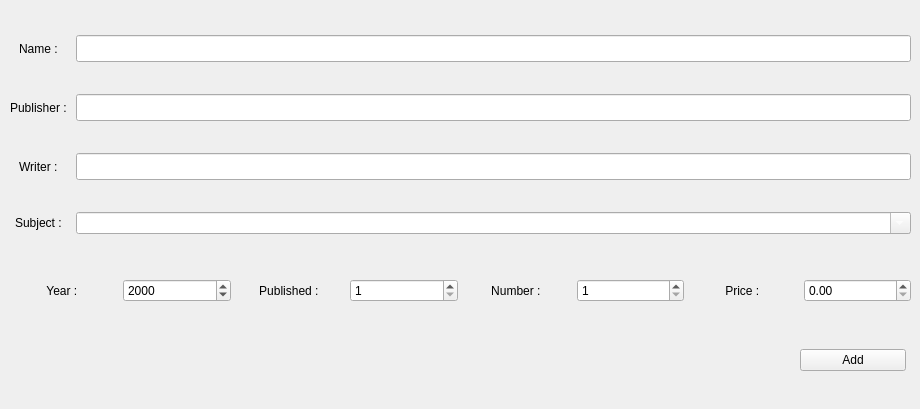
    <widget class="QWidget" name="tab_3">
     <attribute name="title">
      <string>Add Book</string>
     </attribute>
     <widget class="QWidget" name="gridLayoutWidget_3">
      <property name="geometry">
       <rect>
        <x>10</x>
        <y>9</y>
        <width>901</width>
        <height>251</height>
       </rect>
      </property>
      <layout class="QGridLayout" name="gridLayout_3">
       <item row="3" column="0">
        <widget class="QLabel" name="label_7">
         <property name="text">
          <string>Subject : </string>
         </property>
         <property name="alignment">
          <set>Qt::AlignCenter</set>
         </property>
        </widget>
       </item>
       <item row="0" column="0">
        <widget class="QLabel" name="label">
         <property name="text">
          <string>Name : </string>
         </property>
         <property name="alignment">
          <set>Qt::AlignCenter</set>
         </property>
        </widget>
       </item>
       <item row="0" column="1">
        <widget class="QLineEdit" name="lineEdit_2">
         <property name="font">
          <font>
           <pointsize>12</pointsize>
          </font>
         </property>
         <property name="styleSheet">
          <string notr="true">color: rgb(255, 255, 255);</string>
         </property>
        </widget>
       </item>
       <item row="2" column="0">
        <widget class="QLabel" name="label_3">
         <property name="text">
          <string>Writer : </string>
         </property>
         <property name="alignment">
          <set>Qt::AlignCenter</set>
         </property>
        </widget>
       </item>
       <item row="2" column="1">
        <widget class="QLineEdit" name="lineEdit_4">
         <property name="font">
          <font>
           <pointsize>12</pointsize>
          </font>
         </property>
         <property name="styleSheet">
          <string notr="true">color: rgb(255, 255, 255);</string>
         </property>
        </widget>
       </item>
       <item row="1" column="1">
        <widget class="QLineEdit" name="lineEdit_3">
         <property name="font">
          <font>
           <pointsize>12</pointsize>
          </font>
         </property>
         <property name="styleSheet">
          <string notr="true">color: rgb(255, 255, 255);</string>
         </property>
        </widget>
       </item>
       <item row="1" column="0">
        <widget class="QLabel" name="label_2">
         <property name="text">
          <string>Publisher : </string>
         </property>
         <property name="alignment">
          <set>Qt::AlignCenter</set>
         </property>
        </widget>
       </item>
       <item row="3" column="1">
        <widget class="QComboBox" name="comboBox">
         <property name="styleSheet">
          <string notr="true">color: rgb(255, 255, 255);</string>
         </property>
         <property name="editable">
          <bool>true</bool>
         </property>
         <item>
          <property name="text">
           <string>Arts &amp; Music</string>
          </property>
         </item>
         <item>
          <property name="text">
           <string>Biographies</string>
          </property>
         </item>
         <item>
          <property name="text">
           <string>Business</string>
          </property>
         </item>
         <item>
          <property name="text">
           <string>Comics</string>
          </property>
         </item>
         <item>
          <property name="text">
           <string>Computers &amp; Tech</string>
          </property>
         </item>
         <item>
          <property name="text">
           <string>Cooking</string>
          </property>
         </item>
         <item>
          <property name="text">
           <string>Edu &amp; Reference</string>
          </property>
         </item>
         <item>
          <property name="text">
           <string>Entertainment</string>
          </property>
         </item>
         <item>
          <property name="text">
           <string>Gay &amp; Lesbian</string>
          </property>
         </item>
         <item>
          <property name="text">
           <string>Health &amp; Fitness</string>
          </property>
         </item>
         <item>
          <property name="text">
           <string>History</string>
          </property>
         </item>
         <item>
          <property name="text">
           <string>Hobbies &amp; Crafts</string>
          </property>
         </item>
         <item>
          <property name="text">
           <string>Horror</string>
          </property>
         </item>
         <item>
          <property name="text">
           <string>Kids</string>
          </property>
         </item>
         <item>
          <property name="text">
           <string>Literature &amp; Fiction</string>
          </property>
         </item>
         <item>
          <property name="text">
           <string>Medical</string>
          </property>
         </item>
         <item>
          <property name="text">
           <string>Mysteries</string>
          </property>
         </item>
         <item>
          <property name="text">
           <string>Parenting</string>
          </property>
         </item>
         <item>
          <property name="text">
           <string>Religion</string>
          </property>
         </item>
         <item>
          <property name="text">
           <string>Romance</string>
          </property>
         </item>
         <item>
          <property name="text">
           <string>Sci-Fi &amp; Fantasy</string>
          </property>
         </item>
         <item>
          <property name="text">
           <string>Science &amp; Math</string>
          </property>
         </item>
         <item>
          <property name="text">
           <string>Self-Help</string>
          </property>
         </item>
         <item>
          <property name="text">
           <string>Social Sciences</string>
          </property>
         </item>
         <item>
          <property name="text">
           <string>Sports</string>
          </property>
         </item>
         <item>
          <property name="text">
           <string>Teen</string>
          </property>
         </item>
         <item>
          <property name="text">
           <string>Travel</string>
          </property>
         </item>
         <item>
          <property name="text">
           <string>True Crime</string>
          </property>
         </item>
         <item>
          <property name="text">
           <string>Westerns</string>
          </property>
         </item>
        </widget>
       </item>
      </layout>
     </widget>
     <widget class="QWidget" name="gridLayoutWidget_4">
      <property name="geometry">
       <rect>
        <x>10</x>
        <y>270</y>
        <width>901</width>
        <height>41</height>
       </rect>
      </property>
      <layout class="QGridLayout" name="gridLayout_4">
       <item row="0" column="3">
        <widget class="QSpinBox" name="spinBox">
         <property name="minimum">
          <number>1</number>
         </property>
         <property name="maximum">
          <number>999999</number>
         </property>
        </widget>
       </item>
       <item row="0" column="0">
        <widget class="QLabel" name="label_5">
         <property name="text">
          <string>Year : </string>
         </property>
         <property name="alignment">
          <set>Qt::AlignCenter</set>
         </property>
        </widget>
       </item>
       <item row="0" column="5">
        <widget class="QSpinBox" name="spinBox_2">
         <property name="minimum">
          <number>1</number>
         </property>
         <property name="maximum">
          <number>100000</number>
         </property>
        </widget>
       </item>
       <item row="0" column="6">
        <widget class="QLabel" name="label_8">
         <property name="text">
          <string>Price : </string>
         </property>
         <property name="alignment">
          <set>Qt::AlignCenter</set>
         </property>
        </widget>
       </item>
       <item row="0" column="4">
        <widget class="QLabel" name="label_6">
         <property name="text">
          <string>Number : </string>
         </property>
         <property name="alignment">
          <set>Qt::AlignCenter</set>
         </property>
        </widget>
       </item>
       <item row="0" column="1">
        <widget class="QDateEdit" name="dateEdit">
         <property name="displayFormat">
          <string>yyyy</string>
         </property>
        </widget>
       </item>
       <item row="0" column="2">
        <widget class="QLabel" name="label_4">
         <property name="text">
          <string>Published : </string>
         </property>
         <property name="alignment">
          <set>Qt::AlignCenter</set>
         </property>
        </widget>
       </item>
       <item row="0" column="7">
        <widget class="QDoubleSpinBox" name="doubleSpinBox">
         <property name="maximum">
          <double>10000.989999999999782</double>
         </property>
         <property name="singleStep">
          <double>0.100000000000000</double>
         </property>
        </widget>
       </item>
      </layout>
     </widget>
     <widget class="QWidget" name="verticalLayoutWidget">
      <property name="geometry">
       <rect>
        <x>800</x>
        <y>320</y>
        <width>106</width>
        <height>80</height>
       </rect>
      </property>
      <layout class="QVBoxLayout" name="verticalLayout">
       <item>
        <widget class="QPushButton" name="pushButton_8">
         <property name="text">
          <string>Add</string>
         </property>
         <property name="icon">
          <iconset resource="res.qrc">
           <normaloff>:/newPrefix/icons/icons8-add2-64.png</normaloff>:/newPrefix/icons/icons8-add2-64.png</iconset>
         </property>
         <property name="iconSize">
          <size>
           <width>64</width>
           <height>64</height>
          </size>
         </property>
        </widget>
       </item>
      </layout>
     </widget>
    </widget>
